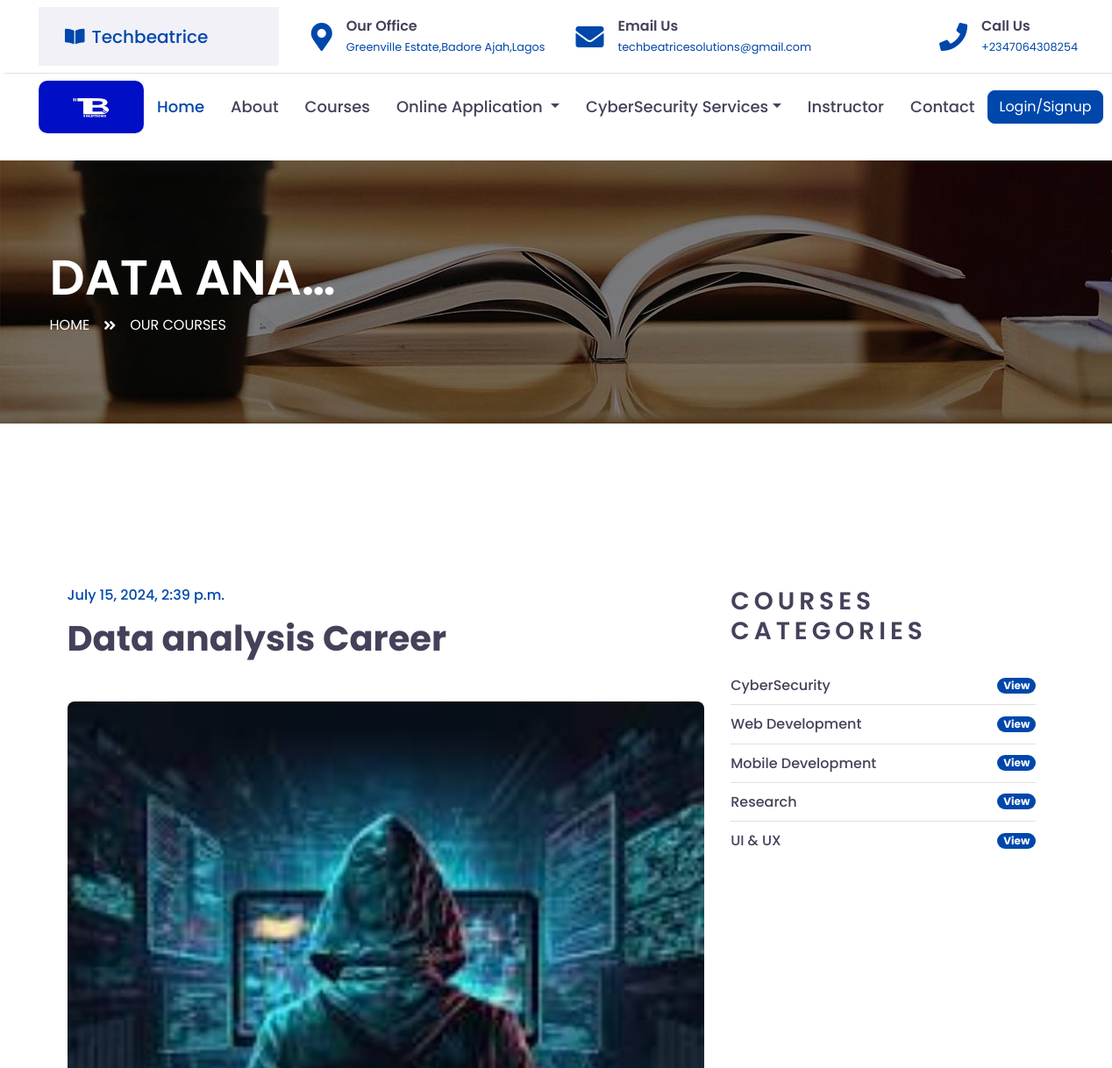
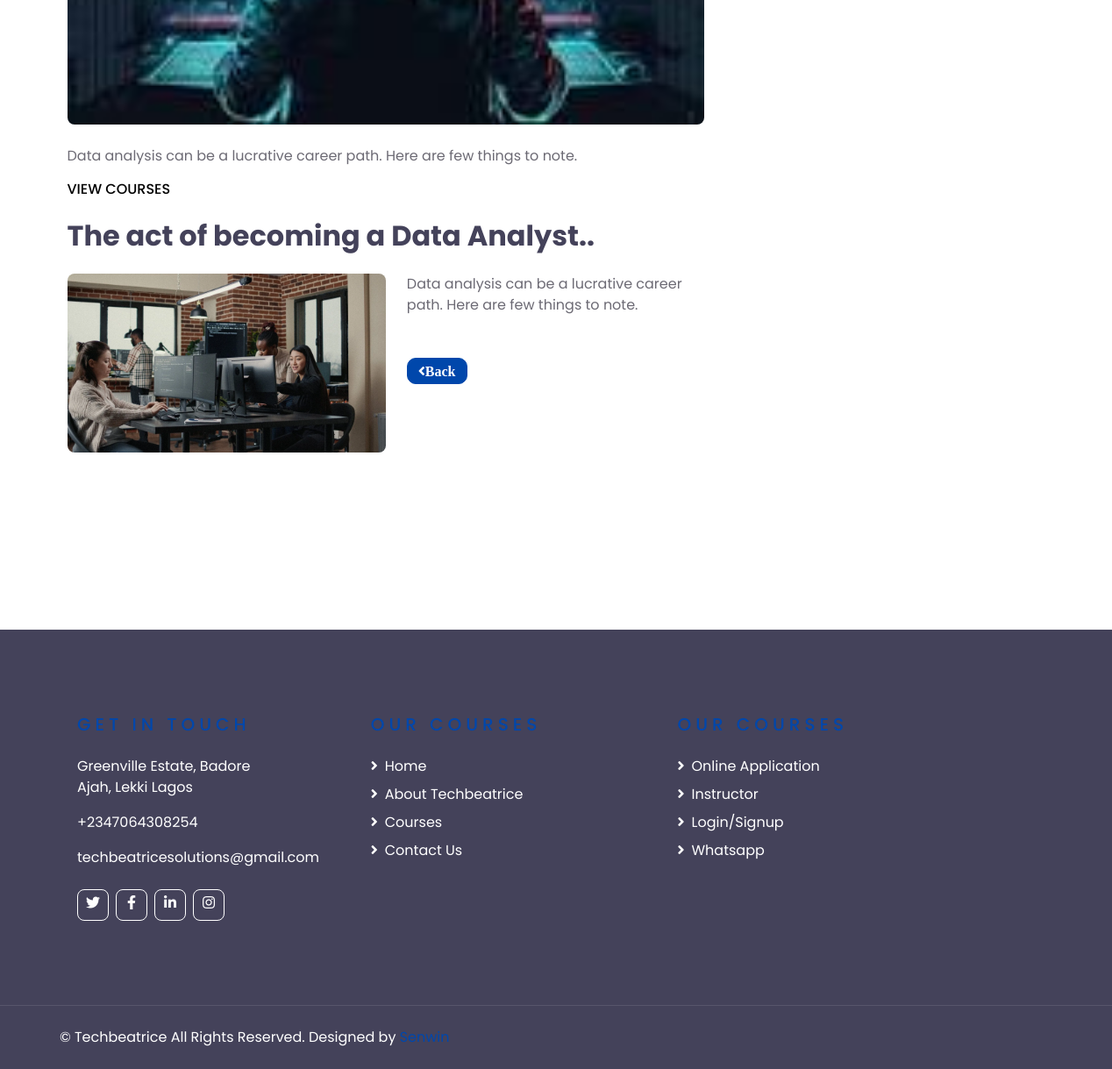
The app's page /article/4/ with its own data (2 pictures, top to bottom).
### techbeatrice/models.py (models this page shows, shortened)
class Techbeatrice_Subjects(models.Model):
    techbeatrice_subjects_title = models.CharField(max_length =205, blank=True, null=True)
    techbeatrice_subjects_sub_title = models.CharField(max_length =205, blank=True, null=True)
    techbeatrice_subjects_description = models.TextField()
    techbeatrice_subjects_sub_description = models.TextField()
    techbeatrice_subjects_img = models.ImageField(upload_to ='tech_subjects_img/',blank=True,null=True)
    techbeatrice_subjects_sub_img = models.ImageField(upload_to ='tech_subjects_sub_img/',blank=True,null=True)
    techbeatrice_subjects_slug = models.SlugField (max_length =205,blank=True, null=True)
    techbeatrice_subjects_publish_date = models.DateTimeField (auto_now_add= True)
    techbeatrice_subjects_author = models.ForeignKey(User, on_delete=models.CASCADE)
    class Meta:
        ordering =['-techbeatrice_subjects_publish_date']

### techbeatrice/views.py (the view, shortened to what this page needs)
# urls.py: path('article/<int:pk>/', ArticleDetailView.as_view(), name="detail"),
class ArticleDetailView(DetailView):
    model = Techbeatrice_Subjects
    template_name = 'techbeatrice/article_detail.html'

### templates/techbeatrice/article_detail.html (shortened to what this page needs)
{% extends "base.html" %}
{% load static %}
{% block content %}
    <div class="container-fluid page-header" style="margin-bottom: 90px;">
        <div class="container">
            <div class="d-flex flex-column justify-content-center" style="min-height: 300px">
                <h3 class="display-4 text-white text-uppercase">{{ object.techbeatrice_subjects_title|truncatechars:9}}</h3>
                <div class="d-inline-flex text-white">
                    <p class="m-0 text-uppercase"><a class="text-white" href="{% url 'home' %}">Home</a></p>
                    <i class="fa fa-angle-double-right pt-1 px-3"></i>
                    <p class="m-0 text-uppercase"><a class="text-white" href="{% url 'techbeatrice_courses' %}">Our Courses</a></p>
                </div>
            </div>
        </div>
    </div>
    <div class="container-fluid py-5">
        <div class="container py-5">
            <div class="row">
                <div class="col-lg-8">
                    <div class="mb-5">
                        <h6 class="text-primary mb-3">{{ object.techbeatrice_subjects_publish_date }}</h6>
                        <h1 class="mb-5">{{ object.techbeatrice_subjects_title }}</h1>
                        <img class="img-fluid rounded w-100 mb-4" src="{{ object.techbeatrice_subjects_img.url }}" alt="Image">
                        <p>{{ object.techbeatrice_subjects_description }}</p>
                        <h6 class="m-0 text-uppercase"><a class="text-black" href="{% url 'techbeatrice_courses' %}">View Courses</a></h6><br>
                        <h2 class="mb-4">{{ object.techbeatrice_subjects_sub_title }}</h2>
                        <img class="img-fluid rounded w-50 float-left mr-4 mb-3" src="{{ object.techbeatrice_subjects_sub_img.url }}" alt="Image">
                        <p>{{ object.techbeatrice_subjects_sub_description }}</p>
                    </div>
                    <div class="btn-wrapper">
                        <a href=""onclick="history.back(); return false;" class="btn btn-primary"style="border-radius: 10px;"><i class="fa fa-angle-left">Back</i></a>
                    </div>
                </div>
                <div class="col-lg-4 mt-5 mt-lg-0">
                    <div class="mb-5">
                        <h3 class="text-uppercase mb-4" style="letter-spacing: 5px;">Courses Categories</h3>
                        <ul class="list-group list-group-flush">
                            <li class="list-group-item d-flex justify-content-between align-items-center px-0">
                                <a href="{% url 'techbeatrice_courses' %}" class="text-decoration-none h6 m-0">CyberSecurity</a>
                                <a href="{% url 'techbeatrice_courses' %}"><span class="badge badge-primary badge-pill">View</span></a>
                            </li>
                            <li class="list-group-item d-flex justify-content-between align-items-center px-0">
                                <a href="{% url 'techbeatrice_courses' %}" class="text-decoration-none h6 m-0">Web Development</a>
                                <a href="{% url 'techbeatrice_courses' %}"><span class="badge badge-primary badge-pill">View</span></a>
                            </li>
                            <li class="list-group-item d-flex justify-content-between align-items-center px-0">
                                <a href="{% url 'techbeatrice_courses' %}" class="text-decoration-none h6 m-0">Mobile Development</a>
                                <a href="{% url 'techbeatrice_courses' %}"><span class="badge badge-primary badge-pill">View</span></a>
                            </li>
                            <li class="list-group-item d-flex justify-content-between align-items-center px-0">
                                <a href="{% url 'techbeatrice_courses' %}" class="text-decoration-none h6 m-0">Research</a>
                                <a href="{% url 'techbeatrice_courses' %}"><span class="badge badge-primary badge-pill">View</span></a>
                            </li>
                            <li class="list-group-item d-flex justify-content-between align-items-center px-0">
                                <a href="{% url 'techbeatrice_courses' %}" class="text-decoration-none h6 m-0">UI & UX</a>
                                <a href="{% url 'techbeatrice_courses' %}"><span class="badge badge-primary badge-pill">View</span></a>
                            </li>
                        </ul>
                    </div>
                </div>
            </div>
        </div>
    </div>
{% endblock %}

### records on screen
Techbeatrice_Subjects: techbeatrice_subjects_title "DATA ANA…", techbeatrice_subjects_publish_date "July 15, 2024, 2:39 p.m.", techbeatrice_subjects_title "Data analysis Career", techbeatrice_subjects_img (picture), techbeatrice_subjects_description "Data analysis can be a lucrative career path. Here are few things to note.", techbeatrice_subjects_sub_title "The act of becoming a Data Analyst..", techbeatrice_subjects_sub_img (picture), techbeatrice_subjects_sub_description "Data analysis can be a lucrative career path. Here are few things to note."
